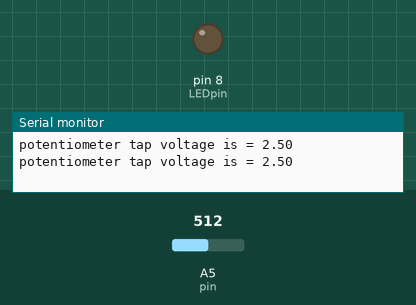
This sketch was run on a simulated Arduino Uno, built with avr-gcc and run on an emulated ATmega328P. On the bench: output pins drawn as LEDs (lit = HIGH), the last lines printed to the serial monitor. The inputs (shaded band) are chosen by the test bench; at power-on: A5 (pin) = 512.

Above: at 1.8 s.
1.9 s: A5 (pin) set to 602
4.2 s: A5 (pin) set to 631
At 7.0 s:
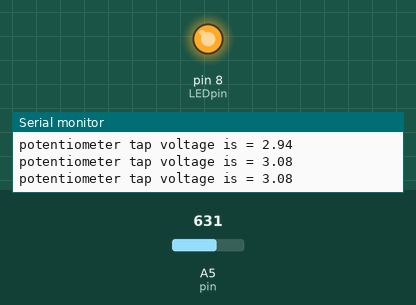
7.5 s: A5 (pin) set to 511
At 9.3 s:
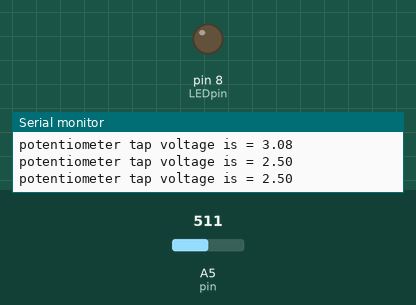
10.5 s: A5 (pin) set to 716
At 12.9 s:
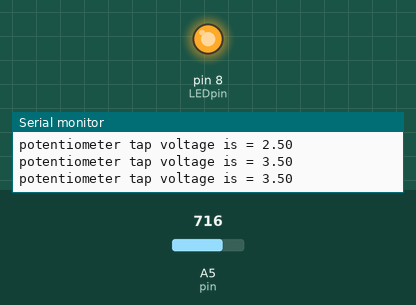
Timing chart, 0 to 14.4 s (numbered marks = the images above; inputs shaded):
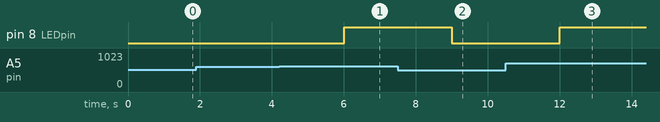

Measured:
- the behaviour switches between 613 and 614 on A5 (pin) (found by bisection; images 0 and 1)
- after the input at 4.2 s, pin 8 (LEDpin): LOW → HIGH after 1.8 s
- after the input at 7.5 s, pin 8 (LEDpin): HIGH → LOW after 1.5 s
- after the input at 10.5 s, pin 8 (LEDpin): LOW → HIGH after 1.5 s

The sketch:

WarningLEDPotentiometer.ino
```cpp
//Program to turn on a warning LED when potentiometer tap-in voltage exceeds a limit.

//Initialising variables

int pin = A5; // Potentiometer analog tap in pin
float sig; //analog signal
float sigvolt; //voltage

int wait = 1000;

int LEDpin = 8; //LED digital pin


void setup() {
  // put your setup code here, to run once:

//Setting up pin modes.
pinMode(pin,INPUT);
pinMode(LEDpin,OUTPUT);

//Setting up serial monitor
Serial.begin(9600);
}

void loop() {
  // put your main code here, to run repeatedly:

//getting tap-in analog signal
sig = analogRead(pin);

//Converting analog tap-in signal(0-1023) to voltage(0.0V-5.0V) using simple linear algebra.
sigvolt = (5./1023.)*sig;

//printin tap-in voltage
Serial.print("potentiometer tap voltage is = ");
Serial.println(sigvolt);

delay(wait);

//tap-in limit is 3.0V. LED turns on at or above 3.0V (logic below)
if (sigvolt>=3.0){
  digitalWrite(LEDpin,HIGH);
}

if (sigvolt<3.0){
  digitalWrite(LEDpin,LOW);
}

  //no delay here to ensure smooth potentiometer usage.

}
```
